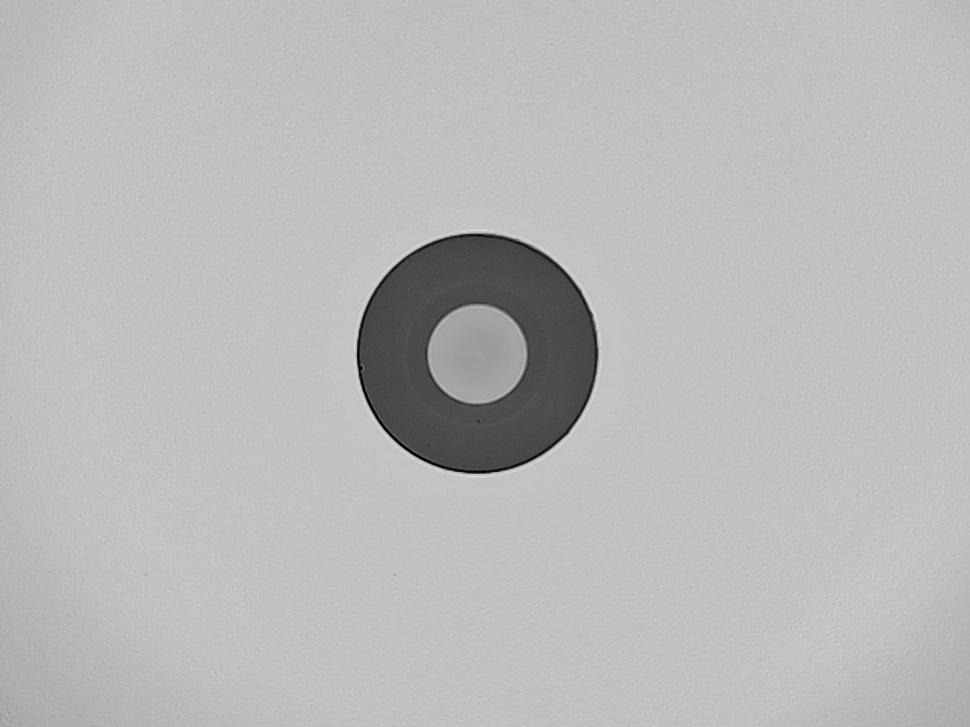
#> input picture samples2/img38.jpg, 970 x 727 px, shrunk from 1152 x 864 before the run, found by its file name
$ python detect_circles.py
#> lines starting #> are read from the running program, lines starting #| are printed output that depends on the picture; after the words box and inside, x2 and y2 are one past the last pixel; in counts of white or black regions, pixels touching at a corner belong together
import cv2
import numpy as np

# Load image
img_path = r"C:\Users\Saem1001\Documents\GitHub\OpenCV-Practice\samples2\img38.jpg"
img = cv2.imread(img_path)
#> img is the input picture: shape (727, 970, 3); min 0, max 225, mean 185.2
gray = cv2.cvtColor(img, cv2.COLOR_BGR2GRAY)

# Detect circles using Hough Transform
circles = cv2.HoughCircles(gray, cv2.HOUGH_GRADIENT, 1, 50,
                          param1=50, param2=30, minRadius=10, maxRadius=0)
#> circles = 78 rows, first 8: [473.5, 351.5, 121.2], [649.5, 410.5, 299.4], [679.5, 329.5, 321.2], [675.5, 456.5, 272.6], [567.5, 500.5, 293.2], [695.5, 379.5, 337.2], [703.5, 531.5, 172.3], [262.5, 378.5, 336.6]

if circles is not None:
    circles = np.uint16(np.around(circles))
#> circles = 78 rows, first 8: [474, 352, 121], [650, 410, 299], [680, 330, 321], [676, 456, 273], [568, 500, 293], [696, 380, 337], [704, 532, 172], [262, 378, 337]
    output = img.copy()

    for i in circles[0, :]:
        # Draw circle and center
        cv2.circle(output, (i[0], i[1]), i[2], (0, 255, 0), 2)
        cv2.circle(output, (i[0], i[1]), 2, (0, 0, 255), 3)
#> this loop made 78 passes
#> i on passes 1 to 12: [474, 352, 121], [650, 410, 299], [680, 330, 321], [676, 456, 273], [568, 500, 293], [696, 380, 337], [704, 532, 172], [262, 378, 337], [294, 316, 303], [724, 478, 226], [318, 246, 312], [650, 288, 304]
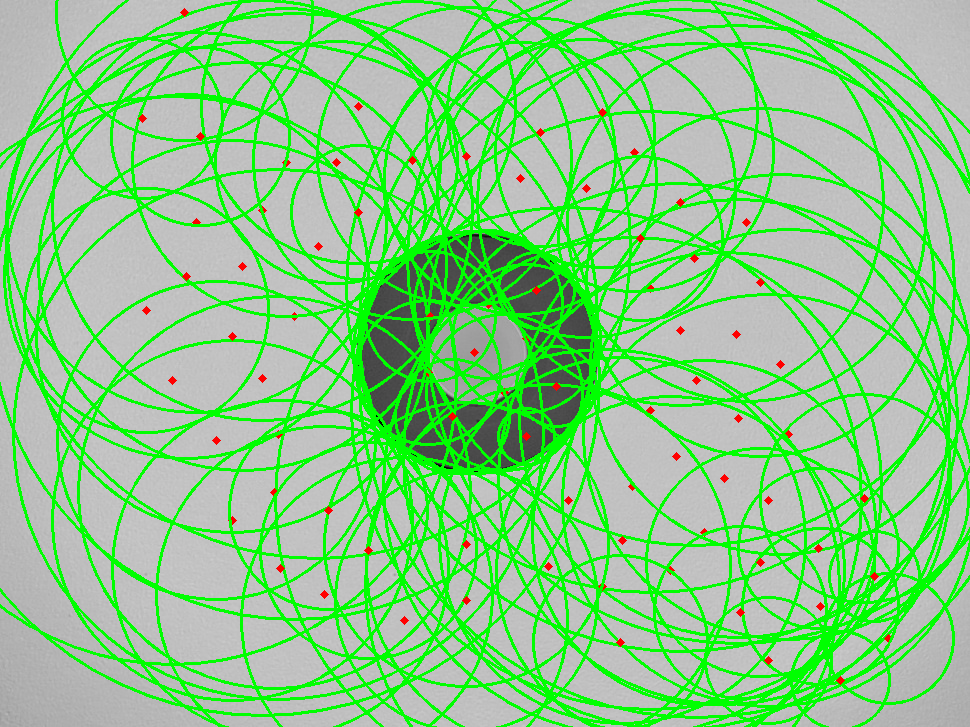
#> output: shape (727, 970, 3); mean B, G, R 138.5, 203.3, 139.5

    cv2.imwrite("detected_circles.png", output)
    print(f"Detected {len(circles[0])} circles")
#| Detected 78 circles
    for idx, circle in enumerate(circles[0]):
        print(f"Circle {idx}: center=({circle[0]}, {circle[1]}), radius={circle[2]}")
#> this loop made 78 passes
#| Circle 0: center=(474, 352), radius=121
#| Circle 1: center=(650, 410), radius=299
#| Circle 2: center=(680, 330), radius=321
#| Circle 3: center=(676, 456), radius=273
#| Circle 4: center=(568, 500), radius=293
#| Circle 5: center=(696, 380), radius=337
#| Circle 6: center=(704, 532), radius=172
#| Circle 7: center=(262, 378), radius=337
#> (further printed lines are left out)

$ run again, with samples2/img35.jpg copied over samples2/img38.jpg
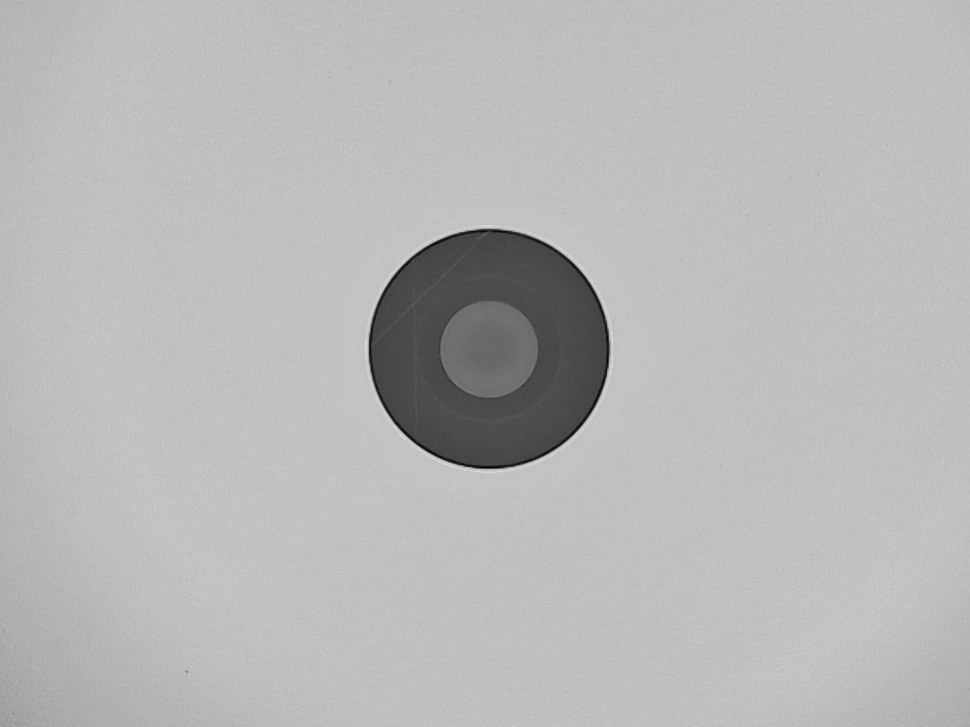
#> input picture samples2/img35.jpg, 970 x 727 px, shrunk from 1152 x 864 before the run, found by its file name
#> img is the input picture: shape (727, 970, 3); min 2, max 223, mean 183.8
#> `circles = cv2.HoughCircles(gray, cv2.HOUGH_GRADIENT, 1, 50, param1=50,..`: circles = [[489.5, 350.5, 118.5], [446.5, 376.5, 74], [512.5, 305.5, 71.3], [453.5, 315.5, 76.7], [525.5, 385.5, 72.6], [403.5, 347.5, 39.7], [484.5, 416.5, 56.3], [350.5, 264.5, 74], [561.5, 347.5, 51.9]]
#> `circles = np.uint16(np.around(circles))`: circles = [[490, 350, 118], [446, 376, 74], [512, 306, 71], [454, 316, 77], [526, 386, 73], [404, 348, 40], [484, 416, 56], [350, 264, 74], [562, 348, 52]]
#> the loop `for i in circles[0, :]:` made 9 passes
#> after the loop `for i in circles[0, :]:`:
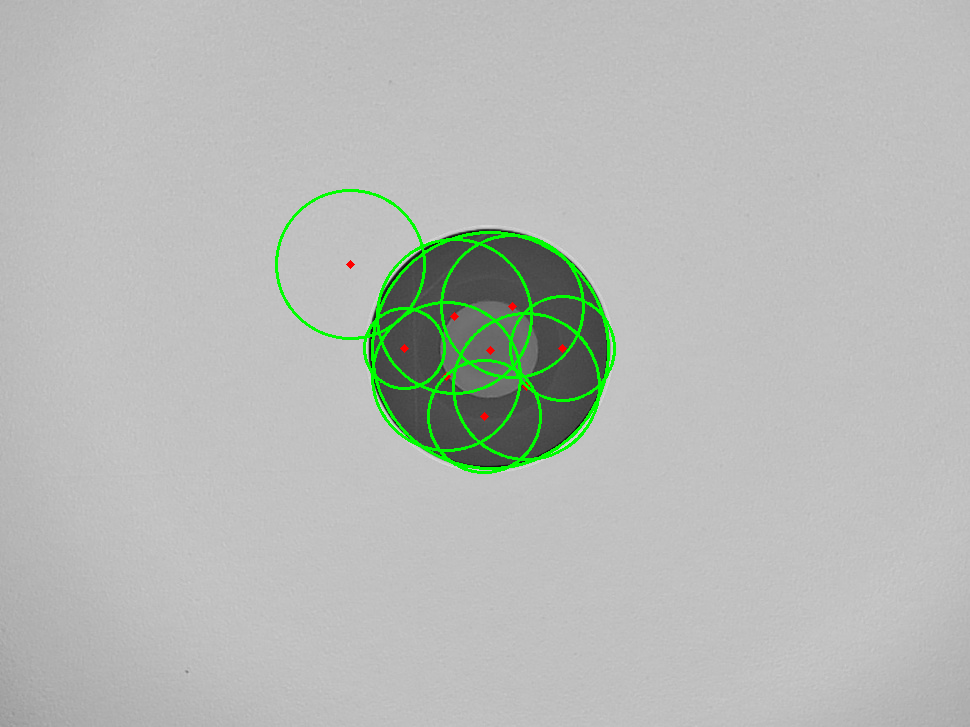
#> output: shape (727, 970, 3); 1.59% of pixels changed, all inside (x1, y1, x2, y2) = (275, 189, 616, 474)
#| Detected 9 circles
#> the loop `for idx, circle in enumerate(circles[0]):` made 9 passes
#> (printed output is left out)

$ run again, with samples2/ima12.jpg copied over samples2/img38.jpg
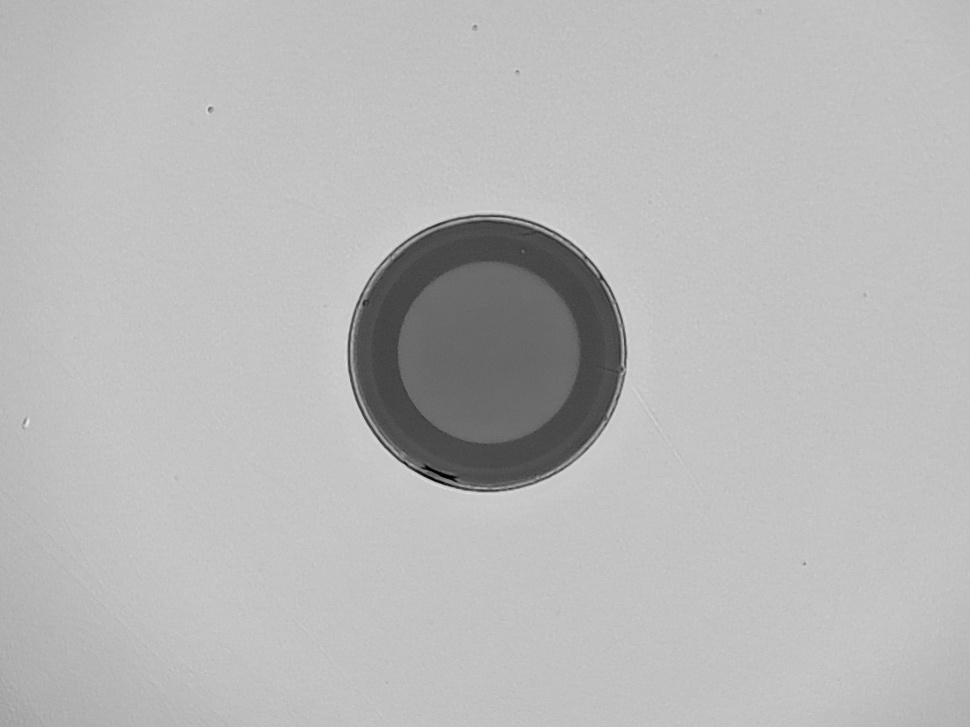
#> input picture samples2/ima12.jpg, 970 x 727 px, shrunk from 1152 x 864 before the run, found by its file name
#> img is the input picture: shape (727, 970, 3); min 0, max 231, mean 184.3
#> `circles = cv2.HoughCircles(gray, cv2.HOUGH_GRADIENT, 1, 50, param1=50,..`: circles = 15 rows, first 8: [486.5, 354.5, 137.8], [455.5, 314.5, 90.1], [524.5, 389.5, 87.1], [528.5, 317.5, 84.8], [463.5, 400.5, 89.8], [430.5, 361.5, 83.8], [491.5, 276.5, 62.4], [412.5, 413.5, 43.6]
#> `circles = np.uint16(np.around(circles))`: circles = 15 rows, first 8: [486, 354, 138], [456, 314, 90], [524, 390, 87], [528, 318, 85], [464, 400, 90], [430, 362, 84], [492, 276, 62], [412, 414, 44]
#> the loop `for i in circles[0, :]:` made 15 passes
#> after the loop `for i in circles[0, :]:`:
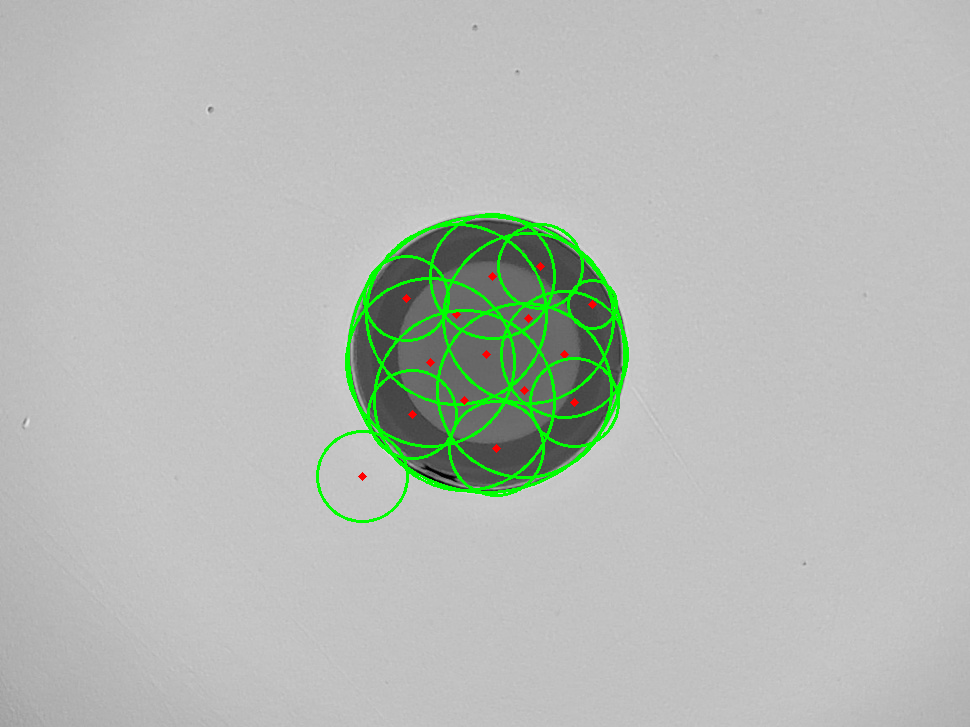
#> output: shape (727, 970, 3); 2.34% of pixels changed, all inside (x1, y1, x2, y2) = (316, 213, 629, 523)
#| Detected 15 circles
#> the loop `for idx, circle in enumerate(circles[0]):` made 15 passes
#> (printed output is left out)
